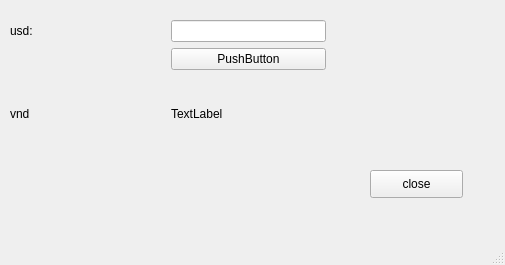
<?xml version="1.0" encoding="UTF-8"?>
<ui version="4.0">
 <class>MainWindow</class>
 <widget class="QMainWindow" name="MainWindow">
  <property name="geometry">
   <rect>
    <x>0</x>
    <y>0</y>
    <width>505</width>
    <height>265</height>
   </rect>
  </property>
  <property name="windowTitle">
   <string>MainWindow</string>
  </property>
  <widget class="QWidget" name="centralwidget">
   <widget class="QWidget" name="gridLayoutWidget">
    <property name="geometry">
     <rect>
      <x>10</x>
      <y>20</y>
      <width>471</width>
      <height>131</height>
     </rect>
    </property>
    <layout class="QGridLayout" name="gridLayout">
     <item row="1" column="1">
      <widget class="QPushButton" name="pushButton">
       <property name="text">
        <string>PushButton</string>
       </property>
      </widget>
     </item>
     <item row="1" column="0">
      <spacer name="horizontalSpacer">
       <property name="orientation">
        <enum>Qt::Horizontal</enum>
       </property>
       <property name="sizeHint" stdset="0">
        <size>
         <width>40</width>
         <height>20</height>
        </size>
       </property>
      </spacer>
     </item>
     <item row="0" column="0">
      <widget class="QLabel" name="label">
       <property name="text">
        <string>usd:</string>
       </property>
      </widget>
     </item>
     <item row="0" column="1">
      <widget class="QLineEdit" name="lineEdit"/>
     </item>
     <item row="0" column="2">
      <spacer name="horizontalSpacer_2">
       <property name="orientation">
        <enum>Qt::Horizontal</enum>
       </property>
       <property name="sizeHint" stdset="0">
        <size>
         <width>40</width>
         <height>20</height>
        </size>
       </property>
      </spacer>
     </item>
     <item row="2" column="0">
      <widget class="QLabel" name="label_2">
       <property name="text">
        <string>vnd</string>
       </property>
      </widget>
     </item>
     <item row="2" column="1">
      <widget class="QLabel" name="label_3">
       <property name="text">
        <string>TextLabel</string>
       </property>
      </widget>
     </item>
    </layout>
   </widget>
   <widget class="QPushButton" name="pushButton_2">
    <property name="geometry">
     <rect>
      <x>370</x>
      <y>170</y>
      <width>93</width>
      <height>28</height>
     </rect>
    </property>
    <property name="text">
     <string>close</string>
    </property>
   </widget>
  </widget>
  <widget class="QMenuBar" name="menubar">
   <property name="geometry">
    <rect>
     <x>0</x>
     <y>0</y>
     <width>505</width>
     <height>26</height>
    </rect>
   </property>
  </widget>
  <widget class="QStatusBar" name="statusbar"/>
 </widget>
 <resources/>
 <connections/>
</ui>
